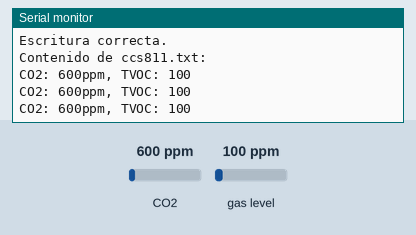
Bench run of a sketch on a simulated Arduino Uno, built with avr-gcc and run on an emulated ATmega328P. On the bench: the last lines printed to the serial monitor. Inputs (shaded band) come from the test bench; at power-on: CO2 600 ppm, gas level 100 ppm. Storage starts empty.

Above: at 1.4 s.
1.5 s: CO2 set to 1050 ppm
At 2.26 s:
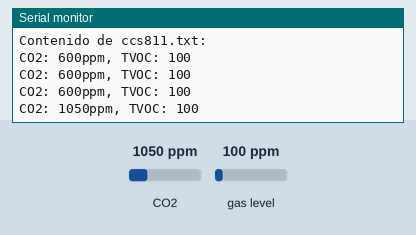
5.3 s: gas level set to 20 ppm
At 5.82 s:
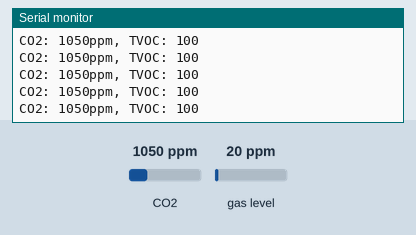
6.8 s: CO2 set to 452 ppm
At 8.26 s:
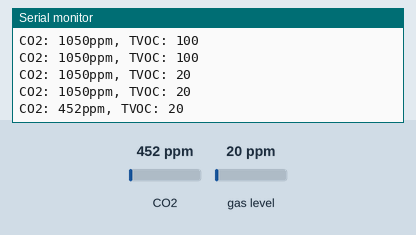
10.6 s: gas level set to 250 ppm
At 11.85 s:
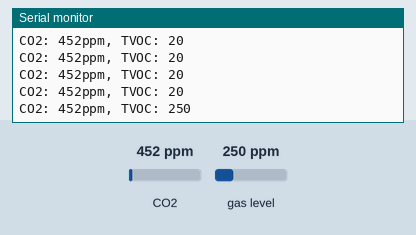
14.4 s: CO2 set to 1700 ppm
At 15.84 s:
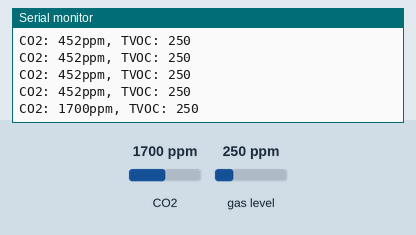
Timing chart, 0 to 17.4 s (numbered marks = the images above; inputs shaded):
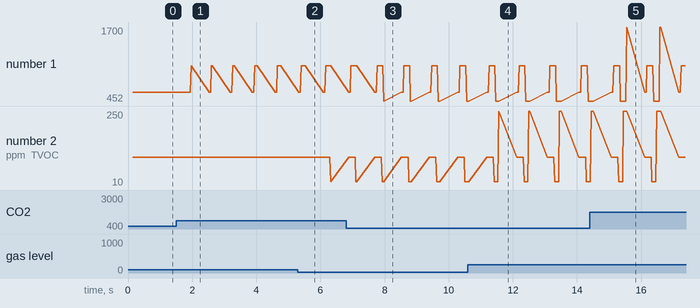

Measured:
- after the input at 1.5 s, the serial monitor: prints a new line after 0.47 s (image 1)
- after the input at 6.8 s, the serial monitor: prints a new line after 1.2 s (image 3)
- after the input at 10.6 s, the serial monitor: prints a new line after 0.96 s (image 4)
- after the input at 14.4 s, the serial monitor: prints a new line after 1.1 s (image 5)
- plotted number 1: 600 → 1050 after the input at 1.5 s, 1050 → 452 after the input at 6.8 s
- plotted number 2: 100 → 20 after the input at 5.3 s, 20 → 10 after the input at 14.4 s

The sketch:

sd_ccs811_test.ino
```cpp
/******************************************************************************************************/
// Funcion:   Mediante un modulo lector de memoria MicroSD conectado mediante interfaz SPI
//           crearemos un archivo de texto ccs811.txt y grabaremos en ese archivo lo que reciba el sensor,
//           luego haremos la apertura para su lectura y asi verificar el correcto funcionamiemto.
/******************************************************************************************************/

#include <SPI.h>    // incluye libreria interfaz SPI
#include <SD.h>     // incluye libreria para tarjetas SD

#define SSpin 10    // Slave Select en pin digital 10

#include "Adafruit_CCS811.h"

Adafruit_CCS811 ccs;

File archivo;     // objeto archivo del tipo File

void setup() {
  Serial.begin(9600);       // inicializa monitor serie a 9600 bps
  Serial.println("Inicializando tarjeta ...");  // texto en ventana de monitor
  if (!SD.begin(SSpin)) {     // inicializacion de tarjeta SD
    Serial.println("fallo en inicializacion !");// si falla se muestra texto correspondiente y
    return;         // se sale del setup() para finalizar el programa
  }

  Serial.println("inicializacion correcta");  // texto de inicializacion correcta

  if(!ccs.begin()){
    Serial.println("¡No se ha encontrado el sensor CCS811! Por favor comprueba el cableado.");
    while(1);
  }

  // Esperar a que el sensor este disponible
  while(!ccs.available());
}

void loop() {
  if(ccs.available()){
    if(!ccs.readData()){
      archivo = SD.open("ccs811.txt", FILE_WRITE);  // apertura para lectura/escritura de archivo prueba.txt

      if (archivo) {
        archivo.print("CO2: ");
        archivo.print(ccs.geteCO2());
        archivo.print("ppm, TVOC: ");
        archivo.println(ccs.getTVOC());
        Serial.println("Escribiendo en archivo ccs811.txt..."); // texto en monitor serie
        archivo.close();        // cierre del archivo
        Serial.println("Escritura correcta."); // texto de escritura correcta en monitor serie
      } else {
        Serial.println("Error en apertura de ccs811.txt");  // texto de falla en apertura de archivo
      }

      archivo = SD.open("ccs811.txt");    // apertura de archivo ccs811.txt
      if (archivo) {
        Serial.println("Contenido de ccs811.txt:"); // texto en monitor serie
        while (archivo.available()) {   // mientras exista contenido en el archivo
          Serial.write(archivo.read());     // lectura de a un caracter por vez
        }
        archivo.close();        // cierre de archivo
      } else {
        Serial.println("Error en la apertura de ccs811.txt");// texto de falla en apertura de archivo
      }
    }
    else{
      Serial.println("¡ERROR!");
      while(1);
    }
  }

  delay(500);
}
```
